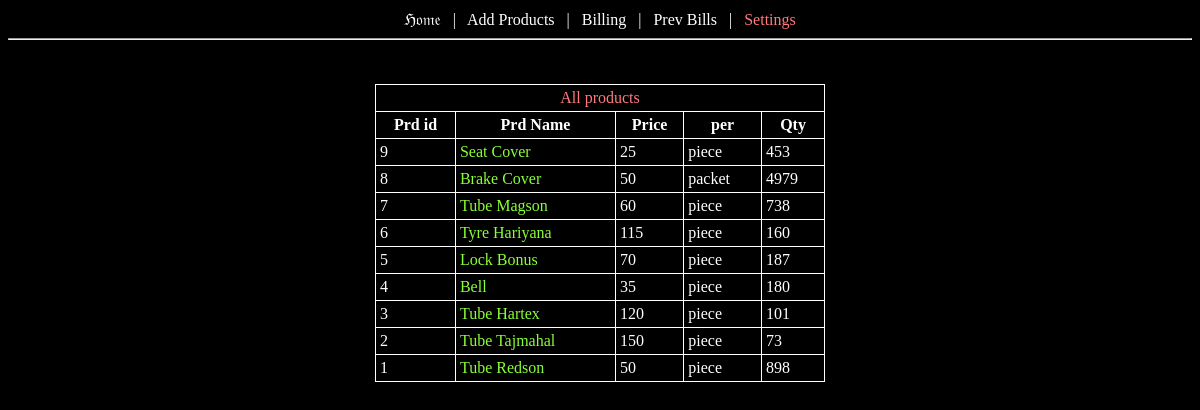
/settings/, run on the app's committed database.
### products/models.py (models this page shows, shortened)
class product(models.Model):
	name = models.CharField(max_length=81)
	price = models.IntegerField()
	choices = (('piece','piece'),('dozen','dozen'),('gross','gross'),('half gross','half gross'),('Kg','Kg'),('packet','packet'))
	unit = models.CharField(choices=choices,max_length=21,default='piece')
	tags = models.CharField(max_length=150,help_text='A list of comma seperated tags')
	available_qty = models.IntegerField(default=0)

### products/views.py (the view)
# urls.py: path('settings/',views.settings,name="settings"),
def settings(request):
    data = {}
    data['products'] = list(product.objects.all().order_by('-id'))[:]
    return render(request,'settings.html',data)

### products/templates/settings.html (shortened to what this page needs)
{% load static %}
<html>
<head>
<link rel="stylesheet" href="{% static 'bootstrap/css/jquery-ui.css' %}">
</head>
<body bgcolor="#000;">
<center class="t_w">
	<a href="/" class="t_w t_hover">&Hfr;&ofr;&mfr;&efr;<a/> &ensp;|&ensp;
	<a href="/add/" class="t_w t_hover">Add Products</a> &ensp;|&ensp;
	<a href="/bill/" class="t_w t_hover">Billing</a> &ensp;|&ensp;
	<a href="/prev_bill/" class="t_w t_hover">Prev Bills</a> &ensp;|&ensp;
	<a href="/settings/" class="t_w t_hover" style="color:#ff7a7f;">Settings</a>
</center>
<hr/>
<center>
<table class="t_w" style="width:450px; padding:5px;">
	<tr>
		<td colspan=5><center style="color:#ff7a7f;">All products</center></td>
	</tr>
	<tr>
		<th> Prd id </th>
		<th> Prd Name </th>
		<th> Price </th>
		<th> per </th>
		<th> Qty</th>
	</tr>
	{% for product in products %}
	<tr style="color:white;" class="itemrow">
		<td>{{product.id}}</td> &ensp;
		<td class="prdnm" id="row{{product.id}}"><span style="color:#89ff36;">{{product.name}}</span></td> &ensp;
		<td>{{product.price}}</td> &ensp;
		<td>{{product.unit}}</td> &ensp;
		<td>{{product.available_qty}}</td>
	</tr>
	{% endfor %}
</table>
<br/>
</center>
</body>
</html>

### products/templates/settings.html (style rules this page uses)
table, th, td { border: 1px solid white; border-collapse: collapse; padding:4px; }
.t_w { color:white; text-decoration:none; }
.t_hover { color:white; }
.prdnm { cursor:pointer; }

### data on the page
product: id "9", name "Seat Cover", price "25", unit "piece", available_qty "453"
product: id "8", name "Brake Cover", price "50", unit "packet", available_qty "4979"
product: id "7", name "Tube Magson", price "60", unit "piece", available_qty "738"
product: id "6", name "Tyre Hariyana", price "115", unit "piece", available_qty "160"
product: id "5", name "Lock Bonus", price "70", unit "piece", available_qty "187"
product: id "4", name "Bell", price "35", unit "piece", available_qty "180"
product: id "3", name "Tube Hartex", price "120", unit "piece", available_qty "101"
product: id "2", name "Tube Tajmahal", price "150", unit "piece", available_qty "73"
product: id "1", name "Tube Redson", price "50", unit "piece", available_qty "898"
